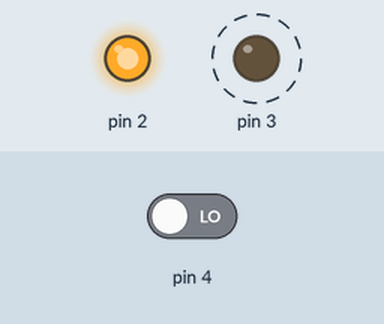
Simulated run of this sketch. Board: Arduino Uno, built with avr-gcc and run on an emulated ATmega328P. On the bench: output pins drawn as LEDs (lit = HIGH). Dashed ring = blinking. Inputs (shaded band) come from the test bench; at power-on: pin 4 LOW. What the sketch prints to the serial monitor is not drawn.

Above: at 0.2 s.
Timing chart, 0 to 3.0 s (numbered marks = the images above):
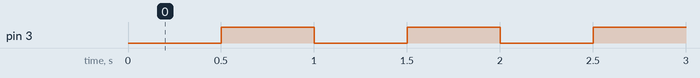

Measured:
- by itself, pin 3: alternates HIGH for 0.50 s and LOW for 0.50 s

The sketch:

testing_transistor_to_on_relay.ino
```cpp
int toggle = 0;

void setup() {
  Serial.begin(9600);
  // put your setup code here, to run once:
  pinMode(2, OUTPUT);
  pinMode(3, OUTPUT);
  pinMode(4, INPUT);

  digitalWrite(2, HIGH); //relay off
}

void loop() {
  // put your main code here, to run repeatedly:
  int button = digitalRead(4);
  Serial.println(button);
//  if (button == HIGH) {
//    if (toggle % 2 == 0) {
//      toggle = 1;
//      digitalWrite(3, toggle);
//    } else {
//      toggle = 0;
//      digitalWrite(3, toggle);
//    }
//  }


  digitalWrite(3, LOW);
  delay(500);
  digitalWrite(3, HIGH);
  delay(500);
}
```
